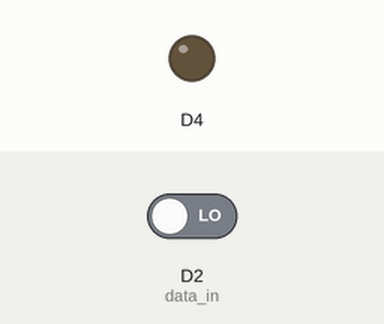
Simulated run of this sketch. Board: ESP8266 (NodeMCU). On the bench: output pins drawn as LEDs (lit = HIGH). The inputs (shaded band) are chosen by the test bench; at power-on: D2 (data_in) LOW. WiFi joins after 1.5 s; servers stay silent unless stated; uploads are accepted with an empty reply; what the sketch prints to the serial monitor is not drawn.

Above: at 4.8 s.
At 9.2 s:
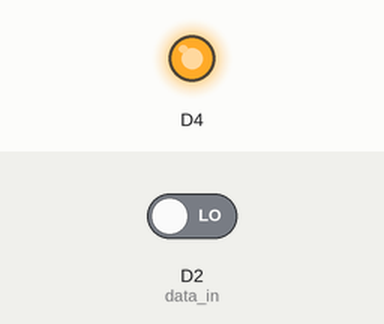
Timing chart, 0 to 11.1 s (numbered marks = the images above):
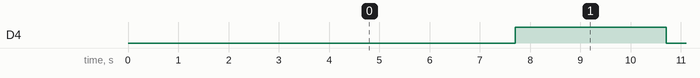

Measured:
- by itself, D4: alternates HIGH for 3.0 s and LOW for 4.0 s

The sketch:

MotionReport.ino
```cpp
/**
 *  MotionReport.ino
 *
 *  Created on: 22.10.2016
 *  by siczones
 */

#include <Arduino.h>

#include <ESP8266WiFi.h>
#include <ESP8266WiFiMulti.h>
#include <ESP8266HTTPClient.h>

#define USE_SERIAL Serial

ESP8266WiFiMulti WiFiMulti;
const char* ssid     = "siczones";
const char* password = "1234567896";

//define input pin
int data_in = D2;
//define number of input sensor
int num_data_in = 1;

void setup() {
    //pinMode(LED_BUILTIN, OUTPUT);
    USE_SERIAL.begin(115200);
   // USE_SERIAL.setDebugOutput(true);
    pinMode(LED_BUILTIN, OUTPUT);     // Initialize the LED_BUILTIN pin as an output
    pinMode(data_in, INPUT);

    USE_SERIAL.println();
    USE_SERIAL.println();
    USE_SERIAL.println();

    for(uint8_t t = 4; t > 0; t--) {
        USE_SERIAL.printf("[SETUP] WAIT %d...\n", t);
        USE_SERIAL.flush();
        delay(500);
    }
    WiFiMulti.addAP(ssid, password);
}

void loop() {
    // wait for WiFi connection
    if((WiFiMulti.run() == WL_CONNECTED)) {
        // -- Motion section --
        // Read input digital detect value
        int status = digitalRead(data_in);
        Serial.print("Status: ");
        Serial.print(status);

        // Upload data to server
        HTTPClient http;
        USE_SERIAL.print("\n[HTTP] begin...\n");
        // configure traged server and url
        //http.begin("https://192.168.1.12/test.html", "7a 9c f4 db 40 d3 62 5a 6e 21 bc 5c cc 66 c8 3e a1 45 59 38"); //HTTPS
        String host = "http://172.30.142.209/cgi-bin/UploadThingSpeakWithSensor.py?key=abcd";
        String url[num_data_in];
        url[0] = host + "&Field8=" + status;

        for(int i=0; i<num_data_in; i++){
            http.begin(url[i]); //HTTP

            USE_SERIAL.print("[HTTP] GET...\n");
            // start connection and send HTTP header
            int httpCode = http.GET();

            // httpCode will be negative on error
            if(httpCode > 0) {
                // HTTP header has been send and Server response header has been handled
                USE_SERIAL.printf("[HTTP] GET... code: %d\n", httpCode);

                // file found at server
                if(httpCode == HTTP_CODE_OK) {
                    String payload = http.getString();
                    USE_SERIAL.println(payload);
                }
            } else {
                USE_SERIAL.printf("[HTTP] GET... failed, error: %s\n", http.errorToString(httpCode).c_str());
            }

            http.end();
            digitalWrite(LED_BUILTIN, LOW);
            delay(4000);
            digitalWrite(LED_BUILTIN, HIGH);
            delay(3000);
            digitalWrite(LED_BUILTIN, LOW);
            delay(4000);
            digitalWrite(LED_BUILTIN, HIGH);
            delay(3000);
        }
    }
    else{
        digitalWrite(LED_BUILTIN, LOW);
        delay(250);
        digitalWrite(LED_BUILTIN, HIGH);
        delay(250);
    }
}
```
